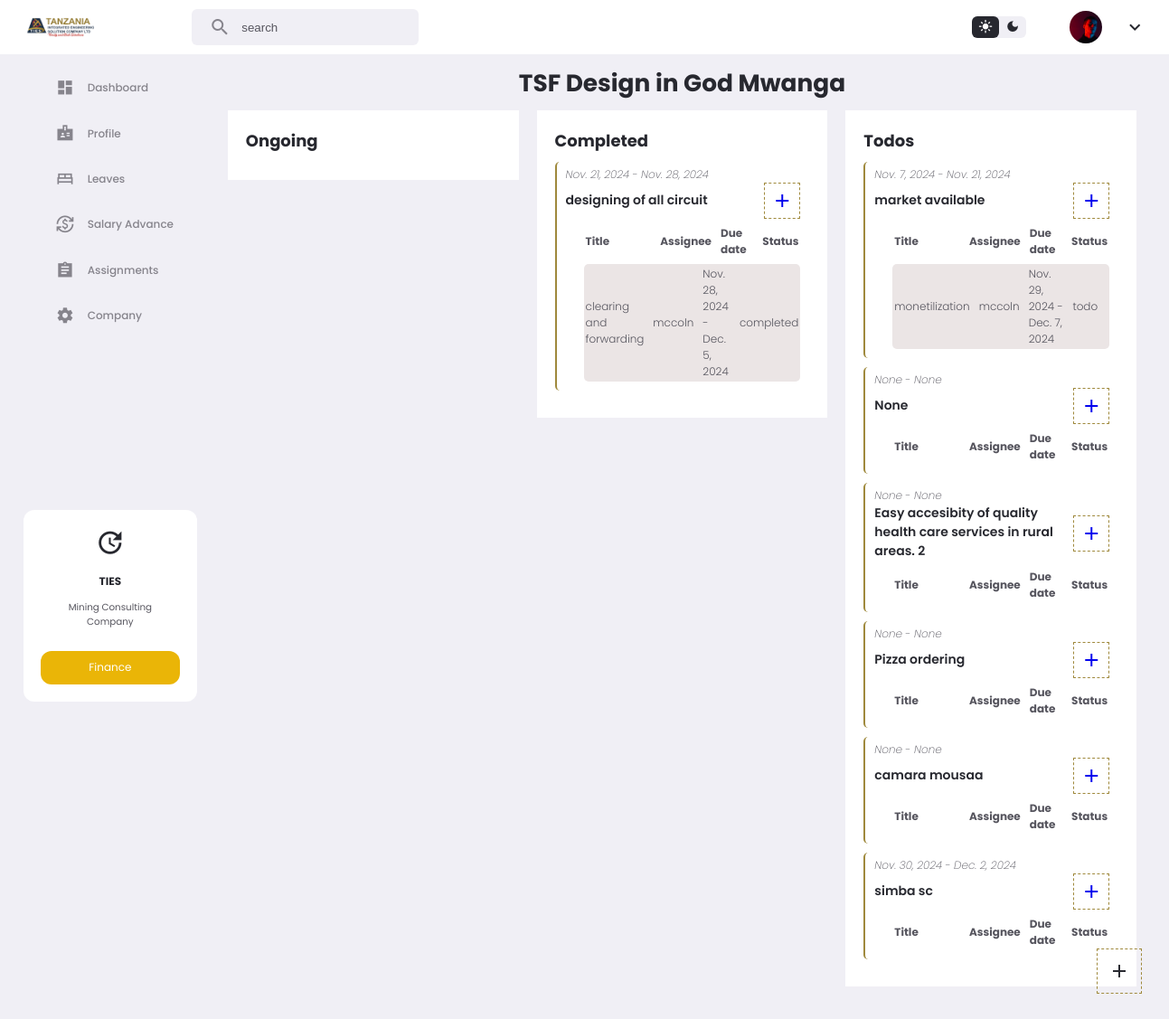
Page /projectProgress/2/ on the earlier database version.
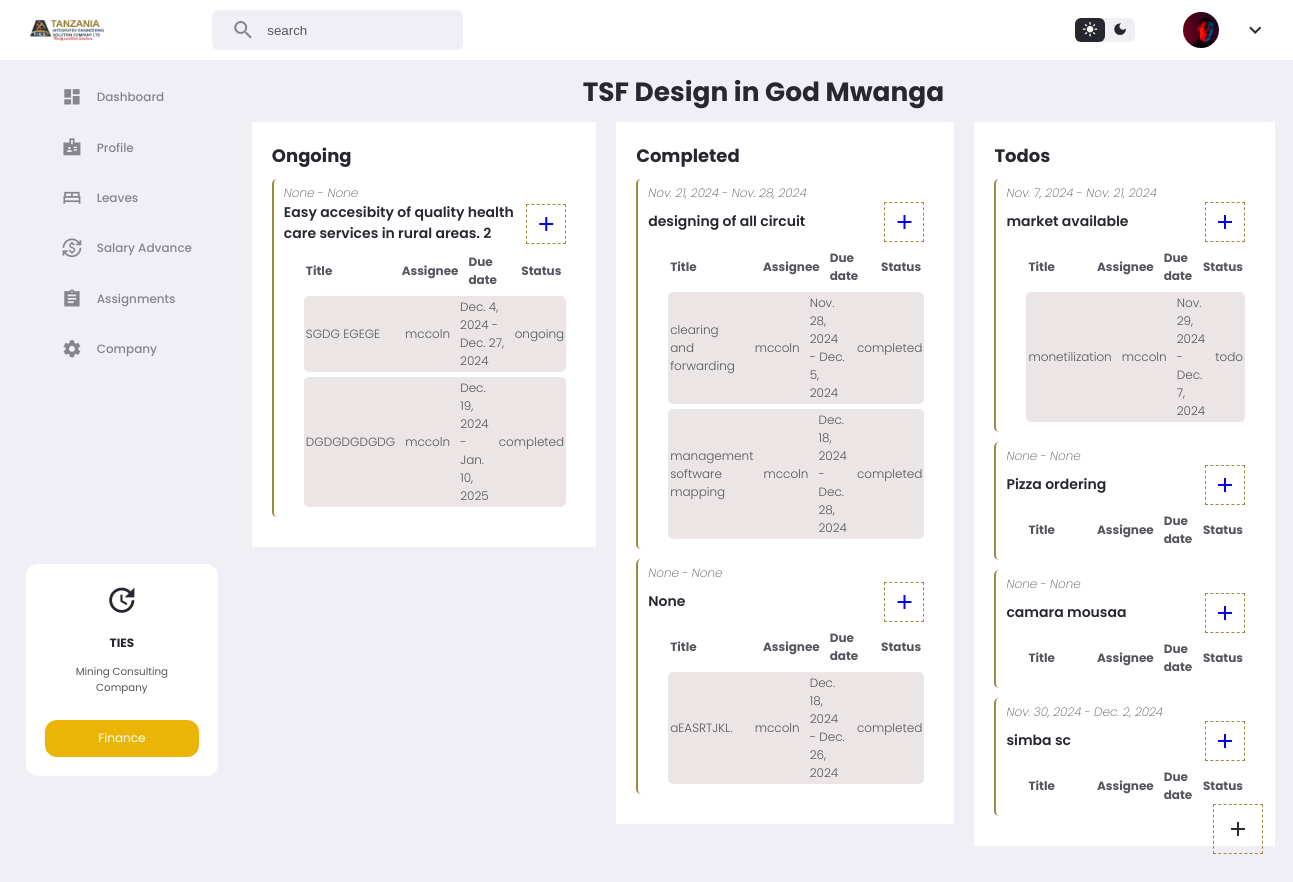
Same page on the later database version.
### app/models.py (models this page shows, shortened)
class ProjectUpdate(models.Model):
    project = models.ForeignKey(Project,on_delete=models.CASCADE)
    description = models.CharField(max_length=10000, null=True, blank=True)
    startDate = models.DateField(null=True, blank=True)
    endDate = models.DateField(null=True, blank=True)
    status = models.CharField(max_length=100, null=True, blank=True)
    issuedDate = models.DateTimeField(auto_now_add=True)

class ProjectUpdateSubTask(models.Model):
    projectUpdate = models.ForeignKey(ProjectUpdate,on_delete=models.CASCADE)
    title = models.CharField(max_length=10000, null=True, blank=True)
    status = models.CharField(max_length=100, default='ongoing', null=True, blank=True)
    assigner = models.ForeignKey(CustomUser, on_delete=models.CASCADE, related_name='subtask_assigner')
    assignee = models.ForeignKey(CustomUser, on_delete=models.CASCADE, related_name='subtask_assignee')
    startDate = models.DateField(null=True, blank=True)
    endDate = models.DateField(null=True, blank=True)

class CustomUser(AbstractUser):
    email = models.EmailField(unique=True)
    phone = models.CharField(max_length=15, null=True,blank=True, default="null")
    image = models.ImageField(upload_to='media/', blank=True, null=True)
    middle_name = models.CharField(max_length=100, null=True, blank=True)
    gender = models.CharField(max_length=100, null=True, blank=True)
    birthDate = models.DateField(null=True, blank=True)
    nextKinName = models.CharField(max_length=100, null=True, blank=True)
    nextKinRelation = models.CharField(max_length=100, null=True, blank=True)
    nextKinAddress = models.CharField(max_length=100, null=True, blank=True)
    nextKinPhone = models.CharField(max_length=100, null=True, blank=True)
    nida = models.CharField(max_length=100, null=True, blank=True)
    homeAddress = models.CharField(max_length=100, null=True, blank=True)
    uniName = models.CharField(max_length=100, null=True, blank=True)
    uniLevel = models.CharField(max_length=100, null=True, blank=True)
    uniCourse = models.CharField(max_length=100, null=True, blank=True)
    startYear = models.CharField(max_length=100, null=True, blank=True)
    endYear = models.CharField(max_length=100, null=True, blank=True)
    role = models.CharField(max_length=50, null=True,blank=True, default="user")
    signedDate = models.DateField(null=True, blank=True)
    expireDate = models.DateField(null=True, blank=True)
    contractDuration = models.CharField(max_length=100, null=True, blank=True)
    remainDuration = models.CharField(max_length=100, null=True, blank=True)
    attachment = models.FileField(upload_to='attachments/', null=True, blank=True)

### app/views.py (the view)
# urls.py: path('projectProgress/<int:id>/', views.projectProgress, name='projectProgress'),
def projectProgress(request, id):
    project = get_object_or_404(Project, id=id)
    main_tasks = ProjectUpdate.objects.filter(project=project)
    sub_task = ProjectUpdateSubTask.objects.filter(projectUpdate__in=main_tasks)
    completed_main_tasks = []
    ongoing_main_tasks = []
    todo_main_tasks = []
    for main_task in main_tasks:
        subtasks = ProjectUpdateSubTask.objects.filter(projectUpdate=main_task)
        if subtasks.exists():
            all_completed = all(subtask.status == 'completed' for subtask in subtasks)
            all_todo = all(subtask.status == 'todo' for subtask in subtasks)
            any_ongoing = any(subtask.status == 'ongoing' for subtask in subtasks)
            if all_completed:
                completed_main_tasks.append(main_task)
            elif any_ongoing:
                ongoing_main_tasks.append(main_task)
            elif all_todo:
                todo_main_tasks.append(main_task)
        else:
            todo_main_tasks.append(main_task)
    context = {
        'project': project,
        'sub_task':sub_task,
        'completed_main_tasks': completed_main_tasks,
        'ongoing_main_tasks': ongoing_main_tasks,
        'todo_main_tasks': todo_main_tasks,
    }
    return render(request, 'app/projectProgress.html', context)

### app/templatetags/custom_filters.py (called while the page is built)
@register.filter(name='is_in_group')
def is_in_group(user, group_name):
    return user.groups.filter(name=group_name).exists()

### app/templates/app/projectProgress.html (shortened to what the changed rows need)
{% extends 'app/base2.html' %}
{% load static %}
{% load humanize %}
{% block content %}
<section class="projectProgress">
    <div class="header">
        <h1>TSF Design in God Mwanga</h1>
    </div>
    <div class="projectProgress1">
        <div class="subsection">
            <h2>Ongoing</h2>
            {% for i in ongoing_main_tasks %}
            <div class="card">
                <p class="duration">{{i.startDate}} - {{i.endDate}}</p>
                <div class="head">
                    <h6>{{i.description}}</h6>
                    <a href="{% url 'projectProgressSubtask' i.id %}">
                        <div class="add2">
                            <span class="material-icons-sharp">add</span>
                        </div>
                    </a>
                </div>
                <div class="subparts">
                    <ul>
                        <li>
                            <p><b>Title</b></p>
                            <p><b>Assignee</b></p>
                            <p><b>Due date</b></p>
                            <p><b>Status</b></p>
                        </li>
                        {% for sub in sub_task %}
                        {% if sub.projectUpdate.id == i.id %}
                        <li id="list-item" style="background: #ebe5e5;">
                            <p>{{ sub.title }}</p>
                            <p>{{ sub.assignee.username }}</p>
                            <p>{{sub.startDate}} - {{sub.endDate}}</p>
                            <a href="{% url 'projectProgressStatus' sub.id %}">
                                <p>{{ sub.status }}</p>
                            </a>
                        </li>
                        {% endif %}
                        {% endfor %}
                    </ul>
                </div>
            </div>
            {% endfor %}
        </div>
        <div class="subsection">
            <h2>Completed</h2>
            {% for i in completed_main_tasks %}
            <div class="card">
                <p class="duration">{{i.startDate}} - {{i.endDate}}</p>
                <div class="head">
                    <h6>{{i.description}}</h6>
                    <a href="{% url 'projectProgressSubtask' i.id %}">
                        <div class="add2">
                            <span class="material-icons-sharp">add</span>
                        </div>
                    </a>
                </div>
                <div class="subparts">
                    <ul>
                        <li>
                            <p><b>Title</b></p>
                            <p><b>Assignee</b></p>
                            <p><b>Due date</b></p>
                            <p><b>Status</b></p>
                        </li>
                        {% for sub in sub_task %}
                        {% if sub.projectUpdate.id == i.id %}
                        <li id="list-item" style="background: #ebe5e5;">
                            <p>{{ sub.title }}</p>
                            <p>{{ sub.assignee.username }}</p>
                            <p>{{sub.startDate}} - {{sub.endDate}}</p>
                            <a href="{% url 'projectProgressStatus' sub.id %}">
                                <p>{{ sub.status }}</p>
                            </a>
                        </li>
                        {% endif %}
                        {% endfor %}
                    </ul>
                </div>
            </div>
            {% endfor %}
        </div>
        <div class="subsection">
            <h2>Todos</h2>
            {% for i in todo_main_tasks %}
            <div class="card">
                <p class="duration">{{i.startDate}} - {{i.endDate}}</p>
                <div class="head">
                    <h6>{{i.description}}</h6>
                    <a href="{% url 'projectProgressSubtask' i.id %}">
                        <div class="add2">
                            <span class="material-icons-sharp">add</span>
                        </div>
                    </a>
                </div>
                <div class="subparts">
                    <ul>
                        <li>
                            <p><b>Title</b></p>
                            <p><b>Assignee</b></p>
                            <p><b>Due date</b></p>
                            <p><b>Status</b></p>
                        </li>
                        {% for sub in sub_task %}
                        {% if sub.projectUpdate.id == i.id %}
                        <li id="list-item" style="background: #ebe5e5;">
                            <p>{{ sub.title }}</p>
                            <p>{{ sub.assignee.username }}</p>
                            <p>{{sub.startDate}} - {{sub.endDate}}</p>
                            <a href="{% url 'projectProgressStatus' sub.id %}">
                                <p>{{ sub.status }}</p>
                            </a>
                        </li>
                        {% endif %}
                        {% endfor %}
                    </ul>
                </div>
            </div>
            {% endfor %}
        </div>
    </div>
</section>
{% endblock %}

Differences in the rows shown:
shown differently, row unchanged: ProjectUpdate "Easy accesibity of quality health care services in rural areas. 2": moves from the list under "Todos" to the list under "Ongoing"
added ProjectUpdateSubTask: title "SGDG EGEGE", assignee.username "mccoln", startDate "Dec. 4, 2024", endDate "Dec. 27, 2024", status "ongoing", shown under ProjectUpdate "Easy accesibity of quality health care services in rural areas. 2"
added ProjectUpdateSubTask: title "DGDGDGDGDG", assignee.username "mccoln", startDate "Dec. 19, 2024", endDate "Jan. 10, 2025", status "completed", shown under ProjectUpdate "Easy accesibity of quality health care services in rural areas. 2"
added ProjectUpdateSubTask: title "management software mapping", assignee.username "mccoln", startDate "Dec. 18, 2024", endDate "Dec. 28, 2024", status "completed", shown under ProjectUpdate "designing of all circuit"
shown differently, row unchanged: ProjectUpdate (number 3 of 7 on the later page): moves from the list under "Todos" to the list under "Completed"
added ProjectUpdateSubTask: title "aEASRTJKL.", assignee.username "mccoln", startDate "Dec. 18, 2024", endDate "Dec. 26, 2024", status "completed", shown under ProjectUpdate (number 3 of 7 on the later page)
